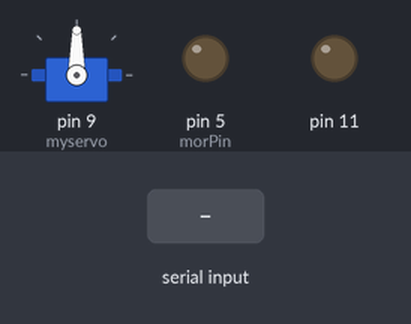
The sketch below on a simulated Arduino Uno, built with avr-gcc and run on an emulated ATmega328P. On the bench: servo, output pins drawn as LEDs (lit = HIGH). The test bench sets the inputs (shaded band). Pins used as bus, display or sensor lines are not drawn.

Above: at 1.2 s.
1.3 s: byte 0 (0) received over Serial
At 1.6 s:
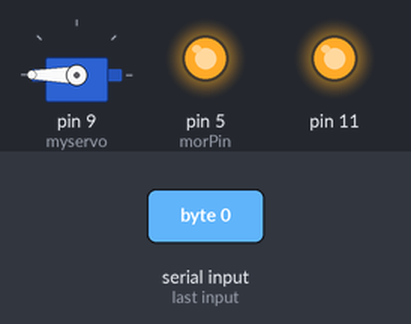
2.8 s: byte 1 (1) received over Serial
At 3.9 s:
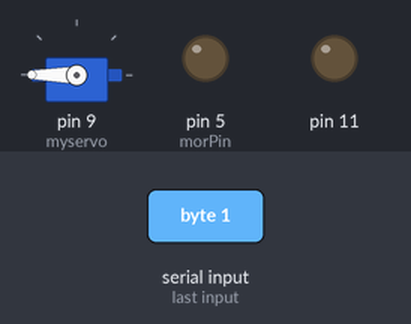
Timing chart, 0 to 5.8 s (numbered marks = the images above; inputs shaded):
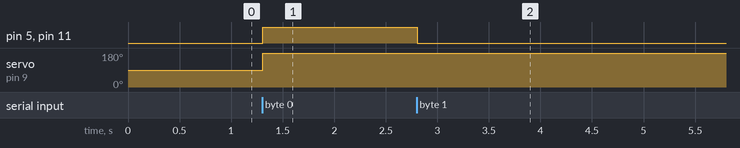

Measured:
- after the input at 1.3 s, pin 5 (morPin), pin 11: LOW → HIGH at once; servo on pin 9 (myservo): 90° → 180° at once
- after the input at 2.8 s, pin 5 (morPin), pin 11: HIGH → LOW at once

The sketch:

carctrl.ino
```cpp
#include <Servo.h>
int motor,servo,cmd;
int waittime = 2;
Servo myservo;

int morPin = 5;
int morGnd = 4;

void setup(){

  //init Serial
  Serial.begin(115200);

  //init servo
  myservo.attach(9);
  myservo.write(90);

  //init motor
  pinMode(morPin,OUTPUT);
  pinMode(morGnd,OUTPUT);
  analogWrite(morPin,0);
  digitalWrite(morGnd,0);
  //init
  pinMode(11,OUTPUT);
  setPwmFrequency(11,1);
}

void loop(){

  if (Serial.available() > 0){

    //rev cmd
    cmd = Serial.read();
    delay(waittime);
    //analogWrite(morPin,cmd);

    if (cmd == 0 || cmd == 1){  //0 Forward 1 Backward
      motor = Serial.read();
      delay(waittime);
      servo = Serial.read();
      delay(waittime);

      //set servo
      servo = 180-servo;
      myservo.write(servo);

      //set motor
      if (cmd == 1) motor = 255-motor;
      analogWrite(morPin,motor);
      analogWrite(11,motor);
      digitalWrite(morGnd,cmd);
    }

  }
}
/**
 * Divides a given PWM pin frequency by a divisor.
 *
 * The resulting frequency is equal to the base frequency divided by
 * the given divisor:
 *   - Base frequencies:
 *      o The base frequency for pins 3, 9, 10, and 11 is 31250 Hz.
 *      o The base frequency for pins 5 and 6 is 62500 Hz.
 *   - Divisors:
 *      o The divisors available on pins 5, 6, 9 and 10 are: 1, 8, 64,
 *        256, and 1024.
 *      o The divisors available on pins 3 and 11 are: 1, 8, 32, 64,
 *        128, 256, and 1024.
 *
 * PWM frequencies are tied together in pairs of pins. If one in a
 * pair is changed, the other is also changed to match:
 *   - Pins 5 and 6 are paired on timer0
 *   - Pins 9 and 10 are paired on timer1
 *   - Pins 3 and 11 are paired on timer2
 *
 * Note that this function will have side effects on anything else
 * that uses timers:
 *   - Changes on pins 3, 5, 6, or 11 may cause the delay() and
 *     millis() functions to stop working. Other timing-related
 *     functions may also be affected.
 *   - Changes on pins 9 or 10 will cause the Servo library to function
 *     incorrectly.
 *
 * Thanks to macegr of the Arduino forums for his documentation of the
 * PWM frequency divisors. His post can be viewed at:
 *   http://www.arduino.cc/cgi-bin/yabb2/YaBB.pl?num=1235060559/0#4
 */
void setPwmFrequency(int pin, int divisor) {
  byte mode;
  if(pin == 5 || pin == 6 || pin == 9 || pin == 10) {
    switch(divisor) {
      case 1: mode = 0x01; break;
      case 8: mode = 0x02; break;
      case 64: mode = 0x03; break;
      case 256: mode = 0x04; break;
      case 1024: mode = 0x05; break;
      default: return;
    }
    if(pin == 5 || pin == 6) {
      TCCR0B = TCCR0B & 0b11111000 | mode;
    } else {
      TCCR1B = TCCR1B & 0b11111000 | mode;
    }
  } else if(pin == 3 || pin == 11) {
    switch(divisor) {
      case 1: mode = 0x01; break;
      case 8: mode = 0x02; break;
      case 32: mode = 0x03; break;
      case 64: mode = 0x04; break;
      case 128: mode = 0x05; break;
      case 256: mode = 0x06; break;
      case 1024: mode = 0x7; break;
      default: return;
    }
    TCCR2B = TCCR2B & 0b11111000 | mode;
  }
}
```
